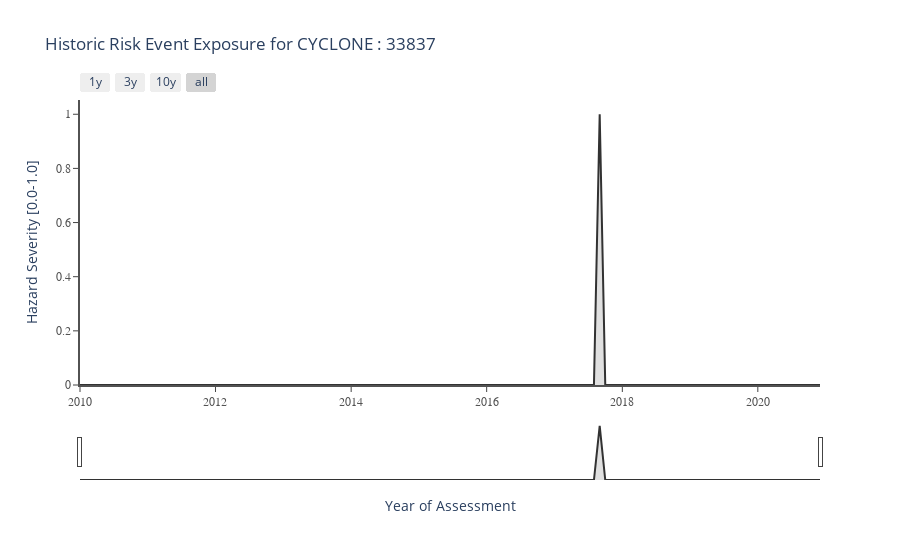

Notebook cell for this chart:
### Markdown cell above
## Pick a risk mode and plot the historic series for a specific asset

Results are derived from observations of risk events. `his_risk_mode` can be either `Fire` or `Flood` or `Cyclone`

### Code cell
his_risk_mode = 'Cyclone'  
fig = display_his_timeseries_data(asset_index, portfolio, his_risk_type[his_risk_mode])
fig.show()

### Figure 1 — Plotly figure (JSON) as saved in the notebook; plotly's stock layout.template omitted (floating-point values rounded to 4 significant figures; data arrays with more than 128 entries replaced by an {"elided": "..."} marker saying what was removed)
{"data": [{"fill": "tonexty", "fillcolor": "rgba(100, 100, 100, 0.2)", "line": {"color": "rgb(50, 50, 50)"}, "mode": "lines", "name": "", "type": "scatter", "x": {"elided": "132 str values"}, "y": {"elided": "132 int values"}}], "layout": {"legend": {"x": 0, "y": 1.1}, "paper_bgcolor": "#FFFFFF", "plot_bgcolor": "#FFFFFF", "showlegend": false, "title": {"text": "Historic Risk Event Exposure for CYCLONE : 33837"}, "transition": {"duration": 500}, "xaxis": {"linecolor": "rgb(82, 82, 82)", "linewidth": 2, "rangeselector": {"buttons": [{"count": 1, "label": "1y", "step": "year", "stepmode": "backward"}, {"count": 3, "label": "3y", "step": "year", "stepmode": "backward"}, {"count": 6, "label": "10y", "step": "year", "stepmode": "backward"}, {"step": "all"}]}, "rangeslider": {"visible": true}, "showgrid": false, "showline": true, "showticklabels": true, "tickfont": {"color": "rgb(82, 82, 82)", "family": "Arial", "size": 12}, "ticks": "outside", "title": {"text": "Year of Assessment"}, "type": "date"}, "yaxis": {"linecolor": "rgb(82, 82, 82)", "linewidth": 2, "showgrid": false, "showline": true, "showticklabels": true, "tickfont": {"color": "rgb(82, 82, 82)", "family": "Arial", "size": 12}, "ticks": "outside", "title": {"text": "Hazard Severity [0.0-1.0]"}}}}
